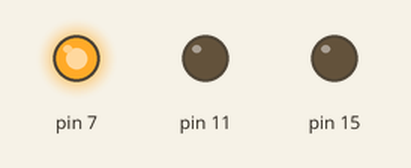
Bench run of a program on a simulated Raspberry Pi (header pin numbers). On the bench: output pins drawn as LEDs (lit = HIGH).

Above: at 0.1 s.
Timing chart, 0 to 1.6 s (numbered marks = the images above):
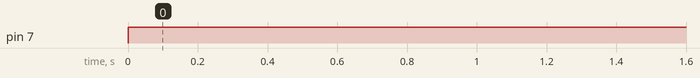

The program:

test.py
```python
import time
import RPi.GPIO as GPIO

GPIO.setmode(GPIO.BOARD)

GPIO.setup(7, GPIO.OUT)
GPIO.setup(11, GPIO.OUT)
GPIO.setup(15, GPIO.OUT)
while True:
    GPIO.output(7, True)
    if GPIO.input(15):
    	GPIO.output(7, False)
    	GPIO.output(11, True)
    else:
    	GPIO.output(11, False)

GPIO.cleanup()
```

Measured:
- by itself, pin 7: LOW → HIGH at 0.00 s
